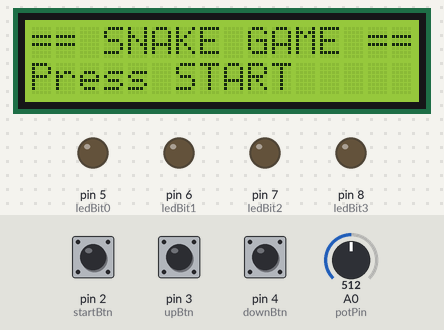
Bench run of a sketch on a simulated Arduino Uno, built with avr-gcc and run on an emulated ATmega328P. On the bench: 16×2 character LCD, output pins drawn as LEDs (lit = HIGH). The inputs (shaded band) are chosen by the test bench; at power-on: pin 2 (startBtn) HIGH, pin 3 (upBtn) HIGH, pin 4 (downBtn) HIGH, A0 (potPin) = 512. Random numbers use the default seed unless the sketch sets one; what the sketch prints to the serial monitor is not drawn.

Above: at 1.3 s.
1.4 s: pin 2 (startBtn) pulled LOW for 0.15 s
At 1.9 s:
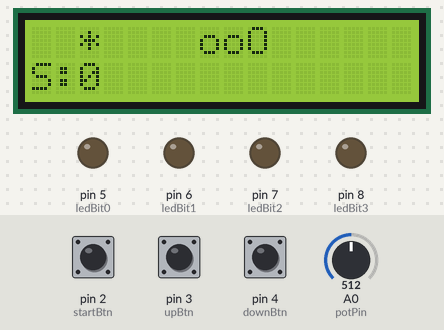
3.8 s: pin 2 (startBtn) pulled LOW for 1 s
At 4.41 s:
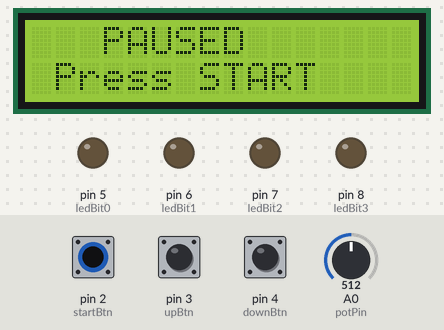
6.6 s: pin 2 (startBtn) pulled LOW for 0.15 s
At 9.21 s:
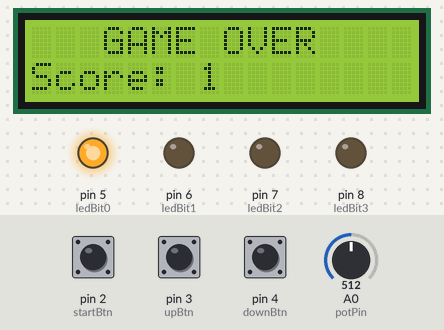
9.3 s: pin 2 (startBtn) pulled LOW for 0.15 s
At 9.86 s:
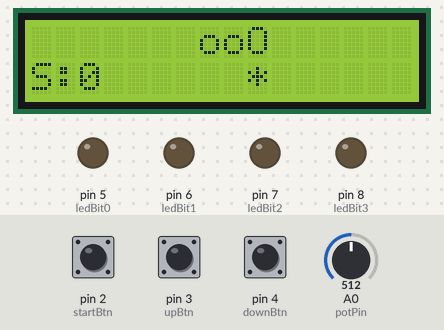
Timing chart, 0 to 12.3 s (numbered marks = the images above; inputs shaded):
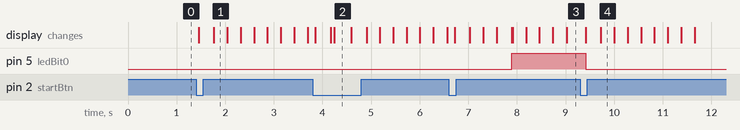

Measured:
- after the input at 1.4 s, the display: first changes after 0.05 s (image 1 shows a later state)
- after the input at 3.8 s, the display: first changes after 0.05 s (image 2 shows a later state)
- after the input at 6.6 s, pin 5 (ledBit0): LOW → HIGH after 1.3 s; the display: first changes after 0.12 s (image 3 shows a later state)
- after the input at 9.3 s, pin 5 (ledBit0): HIGH → LOW after 0.11 s; the display: first changes after 0.11 s (image 4 shows a later state)

The sketch:

COA_Snake_Game_project.ino
```cpp
#include <Wire.h>
#include <LiquidCrystal_I2C.h>

// Initialize the LCD with address 0x27 (common address) and 16 columns, 2 rows
LiquidCrystal_I2C lcd(0x27, 16, 2);

// Pin definitions
const int startBtn = 2;    // START / PAUSE / RESUME (Toggle)
const int upBtn = 3;       // MOVE UP
const int downBtn = 4;     // MOVE DOWN
const int potPin = A0;     // Speed control potentiometer

// BCD LED pins for score display (4 bits for ones digit only)
const int ledBit0 = 5;     // (1)
const int ledBit1 = 6;     // (2)
const int ledBit2 = 7;     // (4)
const int ledBit3 = 8;     // (8) - Ones digit (1-2-4-8)

// Game constants
const int MAX_SNAKE_LENGTH = 32;

// Snake properties
int snakeX = 8;
int snakeY = 0;
int snakeLength = 3;
int score = 0;
int highScore = 0;
bool gameRunning = false;
bool gameOver = false;

// Movement direction - Start moving right
int dirX = 1;
int dirY = 0;

// Food
int foodX, foodY;

// Timing
unsigned long lastMove = 0;

// Snake body arrays
int snakeBodyX[MAX_SNAKE_LENGTH];
int snakeBodyY[MAX_SNAKE_LENGTH];

void setup() {
  Serial.begin(9600);

  lcd.init();
  lcd.backlight();
  lcd.clear();

  // Set buttons to INPUT_PULLUP
  pinMode(startBtn, INPUT_PULLUP);
  pinMode(upBtn, INPUT_PULLUP);
  pinMode(downBtn, INPUT_PULLUP);

  // Set LED pins as OUTPUT
  pinMode(ledBit0, OUTPUT);
  pinMode(ledBit1, OUTPUT);
  pinMode(ledBit2, OUTPUT);
  pinMode(ledBit3, OUTPUT);

  Serial.println("Setup complete - Testing buttons...");

  randomSeed(analogRead(A5));
  resetGame();
  showWelcomeScreen();
}

void loop() {
  // SIMPLE BUTTON HANDLING
  if (digitalRead(startBtn) == LOW) {
    delay(50);
    if (digitalRead(startBtn) == LOW) {
      handleStartButton();
    }
  }

  if (digitalRead(upBtn) == LOW) {
    delay(50);
    if (digitalRead(upBtn) == LOW) {
      handleUpButton();
    }
  }

  if (digitalRead(downBtn) == LOW) {
    delay(50);
    if (digitalRead(downBtn) == LOW) {
      handleDownButton();
    }
  }

  // Game state management
  if (!gameRunning && !gameOver) {
    return;
  }

  if (!gameRunning && gameOver) {
    showGameOverScreen();
    delay(100);
    return;
  }

  // Game running logic
  int potValue = analogRead(potPin);
  int speedDelay = map(potValue, 0, 1023, 150, 400);

  if (millis() - lastMove >= speedDelay) {
    lastMove = millis();
    updateGame();
  }
}

void handleStartButton() {
  Serial.println("START button pressed");
  if (gameOver) {
    resetGame();
    gameRunning = true;
    Serial.println("Game reset and started");
  } else {
    gameRunning = !gameRunning;
    if (gameRunning) {
      lcd.clear();
      Serial.println("Game resumed");
    } else {
      showPauseScreen();
      Serial.println("Game paused");
    }
  }
  delay(300);
}

void handleUpButton() {
  Serial.println("UP button pressed");
  if (gameRunning) {
    // Only allow moving to top row when currently on bottom row and moving left
    if (snakeY == 1 && dirX == -1) {
      snakeY = 0;
      dirX = 1; // Change direction to right when moving to top
      Serial.println("Moved to top row, now moving right");
    }
  }
  delay(200);
}

void handleDownButton() {
  Serial.println("DOWN button pressed");
  if (gameRunning) {
    // Only allow moving to bottom row when currently on top row and moving right
    if (snakeY == 0 && dirX == 1) {
      snakeY = 1;
      dirX = -1; // Change direction to left when moving to bottom
      Serial.println("Moved to bottom row, now moving left");
    }
  }
  delay(200);
}

void updateGame() {
  // Update snake body
  for (int i = snakeLength - 1; i > 0; i--) {
    snakeBodyX[i] = snakeBodyX[i - 1];
    snakeBodyY[i] = snakeBodyY[i - 1];
  }

  // Move head
  snakeX += dirX;
  snakeBodyX[0] = snakeX;
  snakeBodyY[0] = snakeY;

  // Wall collision - GAME OVER when hitting any wall
  if (snakeX < 0 || snakeX > 15 || snakeY < 0 || snakeY > 1) {
    gameOver = true;
    gameRunning = false;
    if (score > highScore) {
      highScore = score;
    }
    Serial.println("Game Over - Hit wall");
    return;
  }

  // Self-collision check
  if (checkSelfCollision()) {
    gameOver = true;
    gameRunning = false;
    if (score > highScore) {
      highScore = score;
    }
    Serial.println("Game Over - Self collision");
    return;
  }

  // Food collision
  if (snakeX == foodX && snakeY == foodY) {
    score++;
    snakeLength = min(snakeLength + 1, MAX_SNAKE_LENGTH);
    placeFood();
    Serial.println("Food eaten! Score: " + String(score));
    showEatEffect();
  }

  updateDisplay();
}

bool checkSelfCollision() {
  for (int i = 4; i < snakeLength; i++) {
    if (snakeBodyX[0] == snakeBodyX[i] && snakeBodyY[0] == snakeBodyY[i]) {
      return true;
    }
  }
  return false;
}

void placeFood() {
  bool validPosition;
  int attempts = 0;

  do {
    validPosition = true;
    foodX = random(0, 16);
    foodY = random(0, 2);

    // Avoid all corner positions (0,0), (15,0), (0,1), (15,1)
    if ((foodX == 0 && foodY == 0) || (foodX == 15 && foodY == 0) ||
        (foodX == 0 && foodY == 1) || (foodX == 15 && foodY == 1)) {
      validPosition = false;
      continue;
    }

    // Check if food overlaps with snake body
    for (int i = 0; i < snakeLength; i++) {
      if (foodX == snakeBodyX[i] && foodY == snakeBodyY[i]) {
        validPosition = false;
        break;
      }
    }

    attempts++;
    if (attempts > 200) {
      // Emergency placement - try all positions systematically except corners
      for (int x = 0; x < 16; x++) {
        for (int y = 0; y < 2; y++) {
          // Skip all corner positions
          if ((x == 0 && y == 0) || (x == 15 && y == 0) ||
              (x == 0 && y == 1) || (x == 15 && y == 1)) {
            continue;
          }
          bool occupied = false;
          for (int i = 0; i < snakeLength; i++) {
            if (x == snakeBodyX[i] && y == snakeBodyY[i]) {
              occupied = true;
              break;
            }
          }
          if (!occupied) {
            foodX = x;
            foodY = y;
            Serial.println("Emergency food placement at: " + String(x) + "," + String(y));
            return;
          }
        }
      }
      // If all positions are occupied, place in any non-corner position
      do {
        foodX = random(0, 16);
        foodY = random(0, 2);
      } while ((foodX == 0 && foodY == 0) || (foodX == 15 && foodY == 0) ||
               (foodX == 0 && foodY == 1) || (foodX == 15 && foodY == 1));
      validPosition = true;
    }
  } while (!validPosition);
}

void updateDisplay() {
  lcd.clear();

  // Draw snake
  for (int i = 0; i < snakeLength; i++) {
    if (snakeBodyX[i] >= 0 && snakeBodyX[i] <= 15 && snakeBodyY[i] >= 0 && snakeBodyY[i] <= 1) {
      lcd.setCursor(snakeBodyX[i], snakeBodyY[i]);
      lcd.print(i == 0 ? "O" : "o");
    }
  }

  // Draw food
  lcd.setCursor(foodX, foodY);
  lcd.print("*");

  // Display score
  int scoreRow = (snakeY == 0) ? 1 : 0;
  lcd.setCursor(0, scoreRow);
  lcd.print("S:");
  lcd.print(score);

  // Update BCD LED display with 4 LEDs only
  updateBCDDisplay();
}

void updateBCDDisplay() {
  // Get ones digit from score (0-9)
  int ones = score % 10;

  // Ones digit: Pins 5-8 as 1-2-4-8
  digitalWrite(ledBit0, bitRead(ones, 0));   // Pin 5 = 1 (LSB)
  digitalWrite(ledBit1, bitRead(ones, 1));   // Pin 6 = 2
  digitalWrite(ledBit2, bitRead(ones, 2));   // Pin 7 = 4
  digitalWrite(ledBit3, bitRead(ones, 3));   // Pin 8 = 8 (MSB)
}

void showEatEffect() {
  lcd.clear();
  lcd.setCursor(5, 0);
  lcd.print("YUM!");
  lcd.setCursor(4, 1);
  lcd.print("+1 PT!");
  delay(300);
  lcd.clear();
}

void showWelcomeScreen() {
  lcd.clear();
  lcd.setCursor(0, 0);
  lcd.print("== SNAKE GAME ==");
  lcd.setCursor(0, 1);
  lcd.print("Press START");
  // Clear LEDs on welcome screen
  clearLEDs();
}

void showPauseScreen() {
  lcd.clear();
  lcd.setCursor(3, 0);
  lcd.print("PAUSED");
  lcd.setCursor(1, 1);
  lcd.print("Press START");
  // Keep current score displayed on LEDs during pause
}

void showGameOverScreen() {
  lcd.clear();
  lcd.setCursor(3, 0);
  lcd.print("GAME OVER");
  lcd.setCursor(0, 1);
  lcd.print("Score: ");
  lcd.print(score);
  // Keep final score displayed on LEDs
}

void resetGame() {
  snakeX = 8;
  snakeY = 0;
  snakeLength = 3;
  dirX = 1; // Start moving right
  score = 0;
  gameOver = false;

  // Initialize snake body
  for (int i = 0; i < MAX_SNAKE_LENGTH; i++) {
    snakeBodyX[i] = -1;
    snakeBodyY[i] = -1;
  }

  // Initial positions
  snakeBodyX[0] = 8; snakeBodyY[0] = 0;
  snakeBodyX[1] = 7; snakeBodyY[1] = 0;
  snakeBodyX[2] = 6; snakeBodyY[2] = 0;

  placeFood();
  lcd.clear();
  // Clear LEDs when game resets
  clearLEDs();
}

void clearLEDs() {
  digitalWrite(ledBit0, LOW);
  digitalWrite(ledBit1, LOW);
  digitalWrite(ledBit2, LOW);
  digitalWrite(ledBit3, LOW);
}
```
